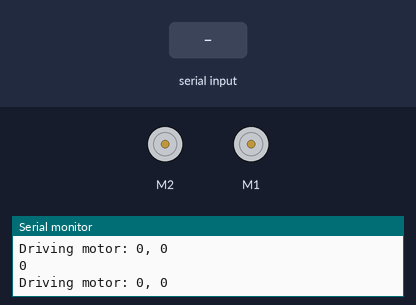
Recording of a sketch running on a simulated Arduino Uno, built with avr-gcc and run on an emulated ATmega328P. Parts: 2 × DC motor (green arrow = forward, orange = backward, longer = faster), the last lines printed to the serial monitor. The test bench sets the inputs (shaded band).

Above: at 1.2 s.
1.3 s: "s" received over Serial
At 1.44 s:
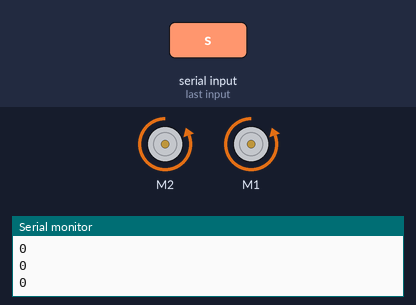
3.0 s: "w" received over Serial
At 3.15 s:
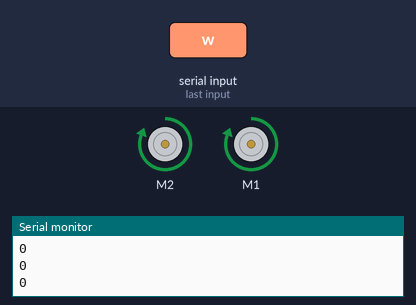
4.7 s: "a" received over Serial
At 4.85 s:
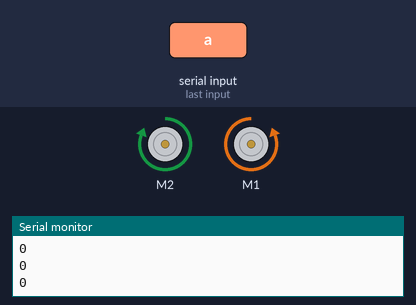
6.4 s: "d" received over Serial
At 6.56 s:
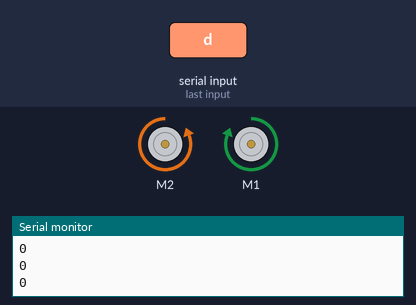
Timing chart, 0 to 9.1 s (numbered marks = the images above; inputs shaded):
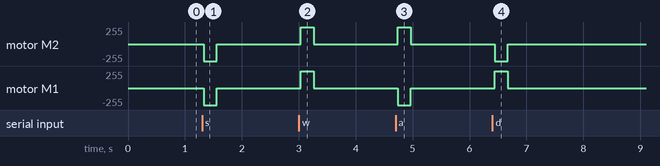

Measured:
- after the input at 1.3 s, motor M2, motor M1: stopped → backward 255/255 at once, → stopped 0.22 s later
- after the input at 3.0 s, motor M2, motor M1: stopped → forward 255/255 at once, → stopped 0.23 s later
- after the input at 4.7 s, motor M2: stopped → forward 255/255 at once, → stopped 0.23 s later; motor M1: stopped → backward 255/255 at once, → stopped 0.23 s later
- after the input at 6.4 s, motor M2: stopped → backward 255/255 after 0.05 s, → stopped 0.23 s later; motor M1: stopped → forward 255/255 after 0.05 s, → stopped 0.23 s later

The sketch:

MatchBabyBot.ino
```cpp
#include <AFMotor.h> // See https://learn.adafruit.com/adafruit-motor-shield/af-dcmotor-class for docs on this library

AF_DCMotor motorL(1); // Left motor on shield port 1
AF_DCMotor motorR(2); // Right motor on shield port 2
// This creates two motors objects, called motorL and motorR and assigns them to their ports.
// To create motors, do: AF_DCMotor myMotorName(portThatMyMotorIsOn);
// Motor port numbers can be found next to each port on the motor shield.

// Helper variables for autostop
int delayTime = 230;
float wPressTime;
float aPressTime;
float sPressTime;
float dPressTime;

float matchStartTime;

boolean teleopOnlyMode = true;

int driveSpeed = 255;

float leftCoefficient = 1.0;
float rightCoefficient = 1.0;

float AUTONOMOUS_LENGTH = 15000;
float TELEOP_LENGTH = 135000;
boolean matchOver = false;

// The setup method runs when the Arduino boots up.
void setup() {
  Serial.begin(9600); // Enable serial communications over the USB cable
  // This allows the Arduino to talk to the computer. The 9600 is called the "baud rate".
  // More on this method here: https://www.arduino.cc/en/Serial/Begin

  Serial.println("Serial comms established.");
  // This is a print statement. It writes the string (a series of characters) onto the computer screen.
  // The quotes are required.


  // Start with motors off
  motorR.setSpeed(0); // Make sure right motor speed is 0
  motorR.run(FORWARD); // Make sure right motor is set to go forward
  motorL.setSpeed(0); // Make sure left motor speed is 0
  motorL.run(FORWARD); // Make sure right motor is set to go forward
  // Above, we make certain that the motors aren't moving.
  // The first method, setSpeed, takes a positive value between 0 and 255, with 0 being off and 255 being the fastest.
  // This means setSpeed cannot control the direction, only the speed.
  // Usage: myMotor.setSpeed(aNumberBetween0and255);
  // The second method, run, sets the direction that the motor moves.
  // Usage: myMotor.run(FORWARD) or myMotor.run(BACKWARD)

  Serial.println("Robot booted."); // Setup Complete

  if(!teleopOnlyMode) { // If in match mode
    waitForMatchStart(); // Wait until the button is pressed to start the match.
    autonomous(); // Now that the match has started, begin autonomous.
    waitForAutonomousEnd(); // Once the autonomous routine has finished, wait until the 15 seconds are up
  }
} // End of setup method

// The loop method runs over and over after the setup method is complete.
void loop() {
  if(!matchOver) {
    while(Serial.available()) { // Check to see if there is a new character on the serial port (check if the driver has pressed a button). If there is...
      // Above is a while loop. It exectutes all code in its block until its condition becomes false.
      // This one will repeat until there are no more new characters on the serial port.
      // Its condition is Serial.available(), which equals true if there are new characters, and false if there aren't
      // To create a while loop, do: while(condition) {stuff to do}

      int input = Serial.read(); // assign the character to the variable input
      // Above, we assigned the int variable input to a character.
      // In Arduino and many other programming languages, characters can be stored as numbers.
      // The number that each character turns into can be found here: http://www.danshort.com/ASCIImap/

      // Drive the motors based on the character.
      if(input == 'w' || input == 'W') {
        wPressTime = millis();
        drive(driveSpeed, driveSpeed);  // w = forward
      }
      else if(input == 's' || input == 'S') {
        sPressTime = millis();
        drive(-driveSpeed, -driveSpeed);  // s = back
      }
      else if(input == 'a' || input == 'A') {
        aPressTime = millis();
        drive(-driveSpeed, driveSpeed);  // a = hard left (both wheels)
      }
      else if(input == 'd' || input == 'D' ) {
        dPressTime = millis();
        drive(driveSpeed, -driveSpeed);  // d = hard right (both wheels)
      }
      // Above, we use if and else if statements to determine which character input is.
      // The "==" means "is equal to". The "||" means "or".
      // Therefore, if(input == 'w' || input == 'W') {stuff} means "if input is equal to w or W, do stuff."
      // If an else if statement executes, all else if statements after it will be skipped. This doesn't happen with if statements.
    }
    // Checks to see if any keys have been hit for delayTime. If not, stop the bot.
    if(wPressTime+delayTime < millis() && sPressTime+delayTime < millis() && aPressTime+delayTime < millis() && dPressTime+delayTime < millis()) {
      drive(0, 0);
    }
    if(isTeleopOver() && !teleopOnlyMode) { matchOver = true; }
  }
  else {
    drive(0, 0);
  }
  Serial.println(matchOver);
}

// The autonomous method should run once the match start button is pressed.
void autonomous() {
  // Use the driveTimed method here to create an autonomous routine.
}

// Do not edit the methods below without permission, they're critical to make sure your robot works as intended.

// drive method: sets left motor to speedL and right motor to speedR
// speedL: -255...255 - speed to set left motor to
// speedR: -255...255 - speed to set right motor to
// Usage: drive(speed to set left motor to, speed to set right motor to);
void drive(int speedL, int speedR) {
  speedL = speedL * leftCoefficient;
  speedR = speedR * rightCoefficient;
  // Debug print: "Driving motors: speedL, speedR"
  Serial.print("Driving motor: ");
  Serial.print(speedL);
  Serial.print(", ");
  Serial.println(speedR);

  // For the left motor...
  if (speedL > 0) {       // If speedL is positive, then...
    motorL.run(FORWARD);  // set the left motor to run forward.
  } else {                // Otherwise it must be negative or 0, so...
    speedL = -speedL;     // make speedL positive instead and...
    motorL.run(BACKWARD); // set the left motor to run backward.
  }
  motorL.setSpeed(speedL); // Either way, set the speed based on the number given.


  // For the right motor...
  if (speedR > 0) {       // If speedR is positive, then...
    motorR.run(FORWARD);  // set the right motor to run forward.
  } else {                // Otherwise it must be negative or 0, so...
    speedR = -speedR;     // make speedR positive instead and...
    motorR.run(BACKWARD); // set the right motor to run backward.
  }
  motorR.setSpeed(speedR); // Either way, set the speed based on the number given.
}

// Just like the drive method, except you can set it to stop after a number of seconds.
// Remember that the speeds have to be between -255 and 255.
// Usage: driveTimed(leftMotorSpeed, rightMotorSpeed, secondsToRunBeforeStopping);
void driveTimed(byte speedL, byte speedR, float seconds) {
  drive(speedL, speedR);
  delay(seconds*1000);
  drive(0, 0);
}

// Helper method to wait until the key to start the match is pressed.
void waitForMatchStart() {
  Serial.flush();
  int input;
  while(input != 'p') {
    if(Serial.available()) {
      input = Serial.read();
    }
  }
  matchStartTime = millis();
}

// Helper method to wait until autonomous mode is over.
void waitForAutonomousEnd() {
  while(matchStartTime + AUTONOMOUS_LENGTH > millis()) { }
}

boolean isTeleopOver() {
  if(matchStartTime + AUTONOMOUS_LENGTH + TELEOP_LENGTH < millis()) { return true; }
  return false;
}
```
